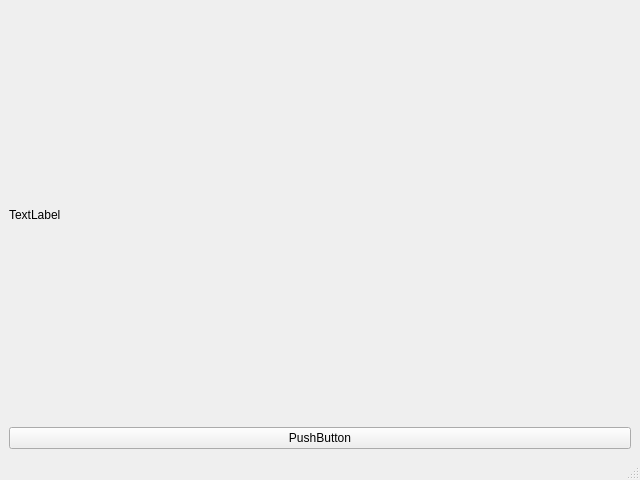
<?xml version="1.0" encoding="UTF-8"?>
<ui version="4.0">
 <class>MainWindow</class>
 <widget class="QMainWindow" name="MainWindow">
  <property name="geometry">
   <rect>
    <x>0</x>
    <y>0</y>
    <width>640</width>
    <height>480</height>
   </rect>
  </property>
  <property name="windowTitle">
   <string>MainWindow</string>
  </property>
  <widget class="QWidget" name="centralwidget">
   <layout class="QVBoxLayout" name="verticalLayout">
    <item>
     <widget class="QLabel" name="label">
      <property name="text">
       <string>TextLabel</string>
      </property>
     </widget>
    </item>
    <item>
     <widget class="QPushButton" name="pushButton">
      <property name="text">
       <string>PushButton</string>
      </property>
     </widget>
    </item>
   </layout>
  </widget>
  <widget class="QMenuBar" name="menubar">
   <property name="geometry">
    <rect>
     <x>0</x>
     <y>0</y>
     <width>640</width>
     <height>24</height>
    </rect>
   </property>
  </widget>
  <widget class="QStatusBar" name="statusbar"/>
 </widget>
 <resources/>
 <connections/>
</ui>
